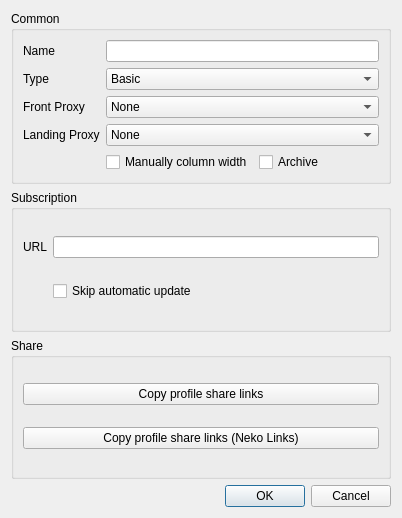
<?xml version="1.0" encoding="UTF-8"?>
<ui version="4.0">
    <class>DialogEditGroup</class>
    <widget class="QDialog" name="DialogEditGroup">
        <property name="geometry">
            <rect>
                <x>0</x>
                <y>0</y>
                <width>402</width>
                <height>518</height>
            </rect>
        </property>
        <property name="minimumSize">
            <size>
                <width>400</width>
                <height>300</height>
            </size>
        </property>
        <property name="windowTitle">
            <string>Edit Group</string>
        </property>
        <layout class="QVBoxLayout" name="verticalLayout">
            <item>
                <widget class="QGroupBox" name="cat_common">
                    <property name="sizePolicy">
                        <sizepolicy hsizetype="Preferred" vsizetype="Maximum">
                            <horstretch>0</horstretch>
                            <verstretch>0</verstretch>
                        </sizepolicy>
                    </property>
                    <property name="title">
                        <string>Common</string>
                    </property>
                    <layout class="QGridLayout" name="main">
                        <item row="0" column="0">
                            <widget class="QLabel" name="label">
                                <property name="text">
                                    <string>Name</string>
                                </property>
                            </widget>
                        </item>
                        <item row="2" column="1">
                            <layout class="QHBoxLayout" name="horizontalLayout">
                                <item>
                                    <widget class="QComboBox" name="front_proxy">
                                        <item>
                                            <property name="text">
                                                <string notr="true">None</string>
                                            </property>
                                        </item>
                                    </widget>
                                </item>
                            </layout>
                        </item>
                        <item row="2" column="0">
                            <widget class="QLabel" name="front_proxy_l">
                                <property name="text">
                                    <string>Front Proxy</string>
                                </property>
                            </widget>
                        </item>
                        <item row="4" column="1">
                            <layout class="QHBoxLayout" name="horizontalLayout_2">
                                <item>
                                    <widget class="QCheckBox" name="manually_column_width">
                                        <property name="text">
                                            <string>Manually column width</string>
                                        </property>
                                    </widget>
                                </item>
                                <item>
                                    <widget class="QCheckBox" name="archive">
                                        <property name="text">
                                            <string>Archive</string>
                                        </property>
                                    </widget>
                                </item>
                            </layout>
                        </item>
                        <item row="1" column="1">
                            <widget class="QComboBox" name="type">
                                <item>
                                    <property name="text">
                                        <string>Basic</string>
                                    </property>
                                </item>
                                <item>
                                    <property name="text">
                                        <string>Subscription</string>
                                    </property>
                                </item>
                            </widget>
                        </item>
                        <item row="1" column="0">
                            <widget class="QLabel" name="label_2">
                                <property name="text">
                                    <string>Type</string>
                                </property>
                            </widget>
                        </item>
                        <item row="0" column="1">
                            <widget class="QLineEdit" name="name"/>
                        </item>
                        <item row="3" column="1">
                            <widget class="QComboBox" name="landing_proxy">
                                <item>
                                    <property name="text">
                                        <string notr="true">None</string>
                                    </property>
                                </item>
                            </widget>
                        </item>
                        <item row="3" column="0">
                            <widget class="QLabel" name="landing_proxy_l">
                                <property name="text">
                                    <string>Landing Proxy</string>
                                </property>
                            </widget>
                        </item>
                    </layout>
                </widget>
            </item>
            <item>
                <widget class="QGroupBox" name="cat_sub">
                    <property name="title">
                        <string>Subscription</string>
                    </property>
                    <layout class="QGridLayout" name="_2">
                        <item row="0" column="0">
                            <widget class="QLabel" name="label_4">
                                <property name="text">
                                    <string>URL</string>
                                </property>
                            </widget>
                        </item>
                        <item row="0" column="1">
                            <widget class="MyLineEdit" name="url"/>
                        </item>
                        <item row="1" column="1">
                            <widget class="QCheckBox" name="skip_auto_update">
                                <property name="text">
                                    <string>Skip automatic update</string>
                                </property>
                            </widget>
                        </item>
                    </layout>
                </widget>
            </item>
            <item>
                <widget class="QGroupBox" name="cat_share">
                    <property name="title">
                        <string>Share</string>
                    </property>
                    <layout class="QVBoxLayout" name="verticalLayout_2">
                        <item>
                            <widget class="QPushButton" name="copy_links">
                                <property name="text">
                                    <string>Copy profile share links</string>
                                </property>
                            </widget>
                        </item>
                        <item>
                            <widget class="QPushButton" name="copy_links_nkr">
                                <property name="text">
                                    <string>Copy profile share links (Neko Links)</string>
                                </property>
                            </widget>
                        </item>
                    </layout>
                </widget>
            </item>
            <item>
                <widget class="QDialogButtonBox" name="buttonBox">
                    <property name="standardButtons">
                        <set>QDialogButtonBox::StandardButton::Cancel|QDialogButtonBox::StandardButton::Ok</set>
                    </property>
                </widget>
            </item>
        </layout>
    </widget>
    <customwidgets>
        <customwidget>
            <class>MyLineEdit</class>
            <extends>QLineEdit</extends>
            <header>ui/widget/MyLineEdit.h</header>
        </customwidget>
    </customwidgets>
    <tabstops>
        <tabstop>name</tabstop>
        <tabstop>type</tabstop>
        <tabstop>manually_column_width</tabstop>
        <tabstop>archive</tabstop>
        <tabstop>url</tabstop>
        <tabstop>skip_auto_update</tabstop>
        <tabstop>copy_links</tabstop>
        <tabstop>copy_links_nkr</tabstop>
    </tabstops>
    <resources/>
    <connections>
        <connection>
            <sender>buttonBox</sender>
            <signal>rejected()</signal>
            <receiver>DialogEditGroup</receiver>
            <slot>reject()</slot>
            <hints>
                <hint type="sourcelabel">
                    <x>199</x>
                    <y>275</y>
                </hint>
                <hint type="destinationlabel">
                    <x>199</x>
                    <y>149</y>
                </hint>
            </hints>
        </connection>
        <connection>
            <sender>buttonBox</sender>
            <signal>accepted()</signal>
            <receiver>DialogEditGroup</receiver>
            <slot>accept()</slot>
            <hints>
                <hint type="sourcelabel">
                    <x>199</x>
                    <y>291</y>
                </hint>
                <hint type="destinationlabel">
                    <x>199</x>
                    <y>157</y>
                </hint>
            </hints>
        </connection>
    </connections>
</ui>
